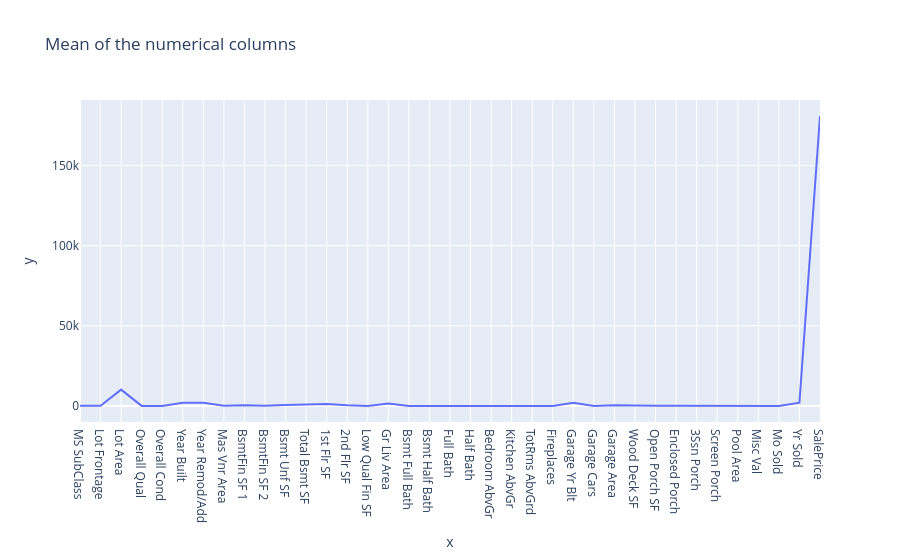

Source (notebook cell):
### Code cell
fig = px.line(x = index, y = num.mean(), title="Mean of the numerical columns")
fig.update_xaxes(
    tickmode="array",
    tickvals=index,
    ticktext= num.columns)

### Figure 1 — Plotly figure (JSON) as saved in the notebook; plotly's stock layout.template omitted (floating-point values rounded to 4 significant figures)
{"data": [{"hovertemplate": "x=%{x}<br>y=%{y}<extra></extra>", "legendgroup": "", "line": {"color": "#636efa", "dash": "solid"}, "marker": {"symbol": "circle"}, "mode": "lines", "name": "", "orientation": "v", "showlegend": false, "type": "scatter", "x": [0, 1, 2, 3, 4, 5, 6, 7, 8, 9, 10, 11, 12, 13, 14, 15, 16, 17, 18, 19, 20, 21, 22, 23, 24, 25, 26, 27, 28, 29, 30, 31, 32, 33, 34, 35, 36], "xaxis": "x", "y": [57.39, 69.22, 10150.0, 6.095, 5.563, 1971.0, 1984.0, 101.9, 442.6, 49.72, 559.3, 1052.0, 1160.0, 335.5, 4.677, 1500.0, 0.4314, 0.06113, 1.567, 0.3795, 2.854, 1.044, 6.443, 0.5993, 1978.0, 1.767, 472.8, 93.75, 47.53, 23.01, 2.592, 16.0, 2.243, 50.64, 6.216, 2008.0, 180800.0], "yaxis": "y"}], "layout": {"legend": {"tracegroupgap": 0}, "title": {"text": "Mean of the numerical columns"}, "xaxis": {"anchor": "y", "domain": [0, 1], "tickmode": "array", "ticktext": ["MS SubClass", "Lot Frontage", "Lot Area", "Overall Qual", "Overall Cond", "Year Built", "Year Remod/Add", "Mas Vnr Area", "BsmtFin SF 1", "BsmtFin SF 2", "Bsmt Unf SF", "Total Bsmt SF", "1st Flr SF", "2nd Flr SF", "Low Qual Fin SF", "Gr Liv Area", "Bsmt Full Bath", "Bsmt Half Bath", "Full Bath", "Half Bath", "Bedroom AbvGr", "Kitchen AbvGr", "TotRms AbvGrd", "Fireplaces", "Garage Yr Blt", "Garage Cars", "Garage Area", "Wood Deck SF", "Open Porch SF", "Enclosed Porch", "3Ssn Porch", "Screen Porch", "Pool Area", "Misc Val", "Mo Sold", "Yr Sold", "SalePrice"], "tickvals": [0, 1, 2, 3, 4, 5, 6, 7, 8, 9, 10, 11, 12, 13, 14, 15, 16, 17, 18, 19, 20, 21, 22, 23, 24, 25, 26, 27, 28, 29, 30, 31, 32, 33, 34, 35, 36], "title": {"text": "x"}}, "yaxis": {"anchor": "x", "domain": [0, 1], "title": {"text": "y"}}}}
